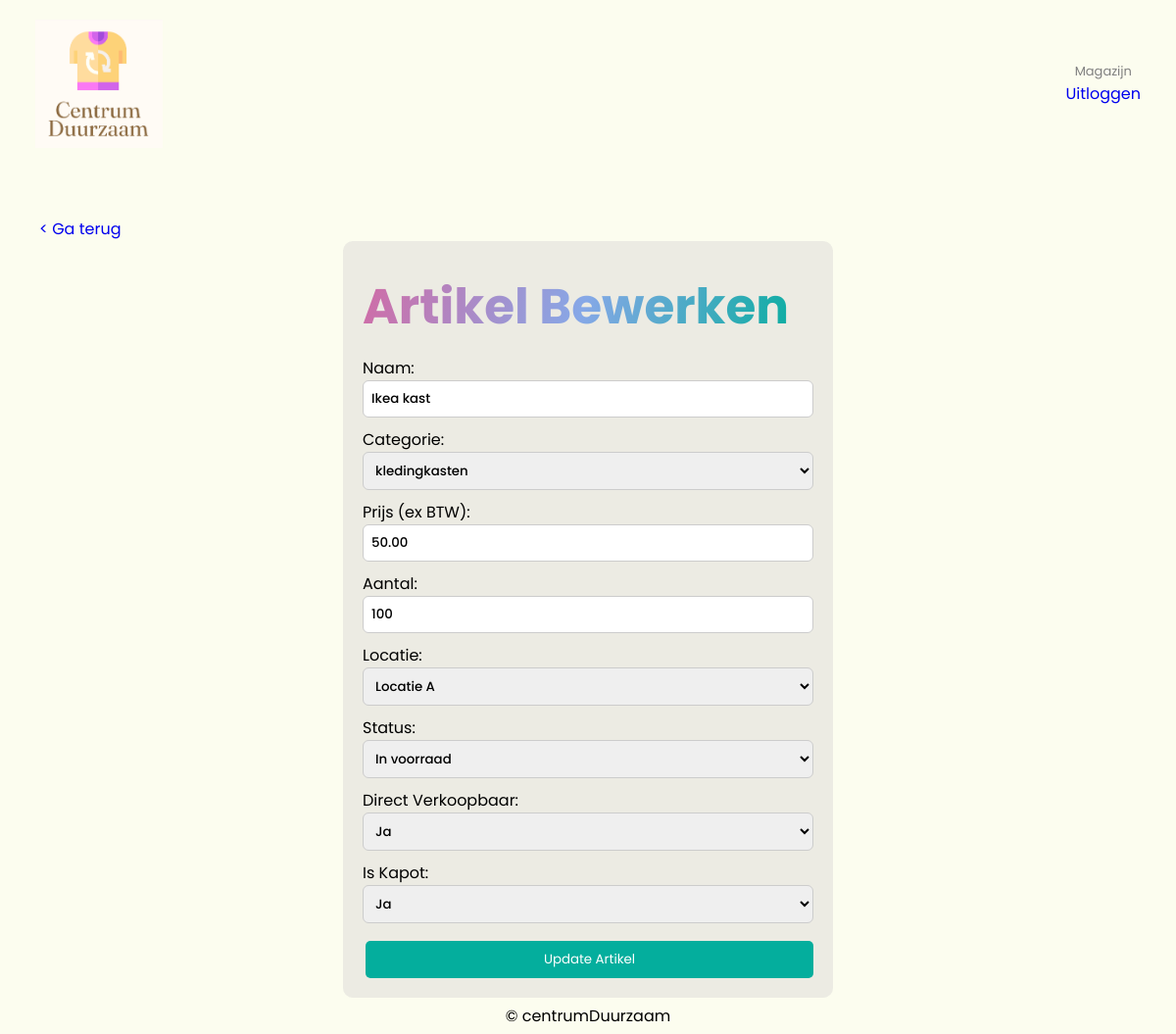
The page /rollenPaginas/bewerkPaginas/bewerkArtikel.php?id=1 on the database its author committed.
### tables this page shows
CREATE TABLE `voorraad` (
  `id` int(11) NOT NULL,
  `artikel_id` int(11) DEFAULT NULL,
  `locatie` varchar(255) NOT NULL,
  `aantal` int(11) NOT NULL,
  `status_id` int(11) DEFAULT NULL,
  `ingeboekt_op` datetime NOT NULL
);

CREATE TABLE `artikel` (
  `id` int(11) NOT NULL,
  `naam` varchar(255) NOT NULL,
  `categorie_id` int(11) DEFAULT NULL,
  `prijs_ex_btw` decimal(10,2) DEFAULT NULL,
  `directVerkoopbaar` varchar(10) NOT NULL DEFAULT 'nee',
  `isKapot` varchar(10) NOT NULL DEFAULT 'nee'
);

### models/Magazijn.php (called while the page is built, shortened)
<?php
class Magazijn
{
    private $db;
    public function __construct($db)
    {
        $this->db = $db;
    }
    public function getCategories()
    {
        $sql = "SELECT id, categorie AS naam FROM categorie";
        $stmt = $this->db->prepare($sql);
        $stmt->execute();
        return $stmt->fetchAll(PDO::FETCH_ASSOC);
    }
}

### rollenPaginas/bewerkPaginas/bewerkArtikel.php (the view, shortened to what this page needs)
<?php
require '../../classes/db.php';
require '../../models/Magazijn.php';
$database = new Database();
$conn = $database->getConnection();
$magazijn = new Magazijn($conn);
if (isset($_GET['id'])) {
    $id = $_GET['id'];
    $query = "SELECT a.id, a.naam, a.categorie_id, a.prijs_ex_btw, v.aantal, v.locatie, v.status_id, a.directVerkoopbaar, a.isKapot
              FROM artikel a
              JOIN voorraad v ON a.id = v.artikel_id
              WHERE a.id = :id";
    $stmt = $conn->prepare($query);
    $stmt->bindParam(':id', $id, PDO::PARAM_INT);
    $stmt->execute();
    $artikel = $stmt->fetch(PDO::FETCH_ASSOC);
    $categories = $magazijn->getCategories();
} else {
    echo "Geen artikel ID opgegeven.";
    exit;
}
?>
<!DOCTYPE html>
<html lang="nl">
<head>
    <link href="../../styles.css" rel="stylesheet" type="text/css">
</head>
<body>
    <nav>
        <img src="../../assets/logo.png" alt="logo">
        <div class="roleTag_loguitBtn">
            <span>Magazijn</span>
            <a href="../../logout.php">Uitloggen</a>
        </div>
    </nav>
    <div class="magazijnVoorraad">
        <a href="../magazijnMedewerkerPagina.php">&lt; Ga terug</a>
        <form action="" method="post" class="artikelBewerkForm">
            <h1>Artikel Bewerken</h1>
            <label for="naam">Naam:</label>
            <input type="text" id="naam" name="naam" value="<?php echo htmlspecialchars($artikel['naam'] ?? ''); ?>" placeholder="Naam" required>
            <label for="categorie_id">Categorie:</label>
            <select id="categorie_id" name="categorie_id" required>
            <?php
            foreach ($categories as $categorie) {
                $selected = ($categorie['id'] == ($artikel['categorie_id'] ?? '')) ? 'selected' : '';
                echo '<option value="' . htmlspecialchars($categorie['id']) . '" ' . $selected . '>' . htmlspecialchars($categorie['naam']) . '</option>';
            }
            ?>
            </select>
            <label for="prijs_ex_btw">Prijs (ex BTW):</label>
            <input type="number" id="prijs_ex_btw" step="0.01" name="prijs_ex_btw" value="<?php echo htmlspecialchars($artikel['prijs_ex_btw'] ?? ''); ?>" placeholder="Prijs (ex BTW)" required>
            <label for="aantal">Aantal:</label>
            <input type="number" id="aantal" step="1" name="aantal" value="<?php echo htmlspecialchars($artikel['aantal'] ?? ''); ?>" placeholder="Aantal" required>
            <label for="locatie">Locatie:</label>
            <select id="locatie" name="locatie" required>
            <option value="Locatie A" <?php echo ($artikel['locatie'] == 'Locatie A') ? 'selected' : ''; ?>>Locatie A</option>
            </select>
            <label for="status">Status:</label>
            <select id="status" name="status" required>
            <option value="in voorraad" <?php echo ($artikel['status_id'] == 1) ? 'selected' : ''; ?>>In voorraad</option>
            </select>
            <label for="directVerkoopbaar">Direct Verkoopbaar:</label>
            <select id="directVerkoopbaar" name="directVerkoopbaar" required>
            <option value="ja" <?php echo ($artikel['directVerkoopbaar'] == 'ja') ? 'selected' : ''; ?>>Ja</option>
            </select>
            <label for="isKapot">Is Kapot:</label>
            <select id="isKapot" name="isKapot" required>
            <option value="ja" <?php echo ($artikel['isKapot'] == 'ja') ? 'selected' : ''; ?>>Ja</option>
            </select>
            <button type="submit" name="update_artikel" class="addBtn" style="margin-top: 8px;">Update Artikel</button>
        </form>
    </div>
    <footer>
        <p>© centrumDuurzaam</p>
    </footer>
</body>
</html>

### styles.css (style rules this page uses)
* { margin: 0; padding: 0; text-decoration: none; box-sizing: border-box; font-family: "Poppins", sans-serif; }
body { display: flex; flex-direction: column; background-color: #fcfdef; min-height: 100dvh; }
footer { text-align: center; margin-top: auto; padding: 6px; }

### rows shown on the page
voorraad: naam "Ikea kast", prijs_ex_btw "50.00", aantal "100", locatie "Locatie A", status "In voorraad"
artikel: directVerkoopbaar "Ja", isKapot "Ja"

### other values the page prints
form field categorie_id "kledingkasten"
